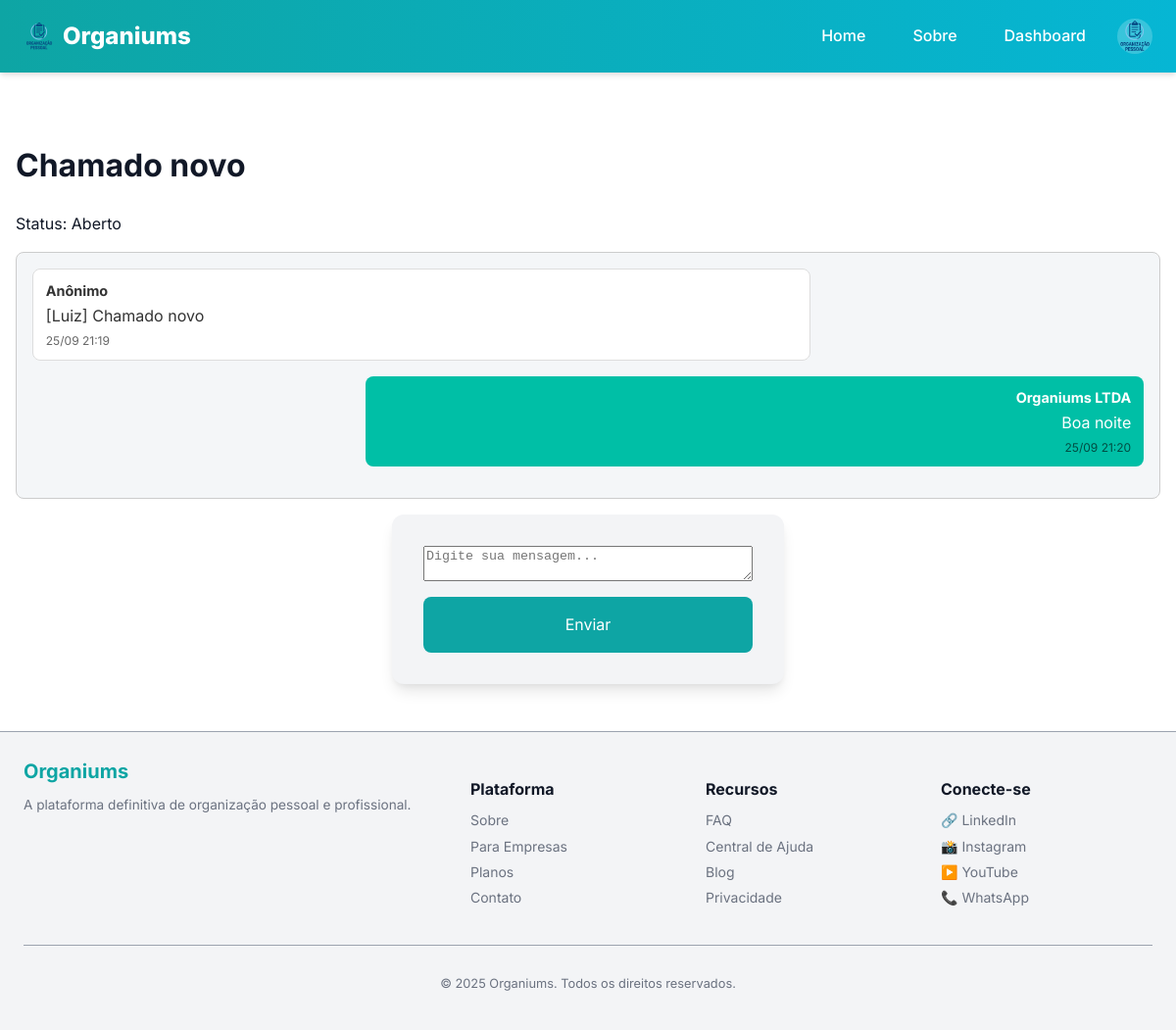
/ajuda/2 (signed in), run on the app's committed database.
### models.py (models this page shows, shortened)
class User(UserMixin, db.Model):
    __tablename__ = "user"
    id = db.Column(db.Integer, primary_key=True)
    username = db.Column(db.String(50), unique=True, index=True, nullable=False)
    name = db.Column(db.String(120), nullable=False)
    email = db.Column(db.String(120), unique=True, index=True, nullable=False)
    password_hash = db.Column(db.String(128))
    avatar = db.Column(db.String(200))
    role = db.Column(db.String(30), default="cliente", nullable=False)
    company_id = db.Column(db.Integer, db.ForeignKey('company.id'), nullable=True)

class Ticket(db.Model):
    id = db.Column(db.Integer, primary_key=True)
    titulo = db.Column(db.String(200), nullable=False)
    descricao = db.Column(db.Text, nullable=False)
    status = db.Column(db.String(20), default="Aberto")
    usuario_id = db.Column(db.Integer, db.ForeignKey('user.id'))
    criado_em = db.Column(db.DateTime, default=db.func.current_timestamp())
    atualizado_em = db.Column(db.DateTime, default=db.func.current_timestamp(), onupdate=db.func.current_timestamp())
    usuario = db.relationship('User', backref='tickets')

class Mensagem(db.Model):
    id = db.Column(db.Integer, primary_key=True)
    conteudo = db.Column(db.Text, nullable=False)
    criado_em = db.Column(db.DateTime, default=db.func.current_timestamp())
    ticket_id = db.Column(db.Integer, db.ForeignKey('ticket.id'))
    usuario_id = db.Column(db.Integer, db.ForeignKey('user.id'))
    usuario = db.relationship('User', backref='mensagens')
    ticket = db.relationship('Ticket', backref='mensagens')

### app/views.py (the view)
@bp.route('/ajuda/<int:ticket_id>', methods=['GET', 'POST'])
def ajuda_ticket(ticket_id):
    ticket = Ticket.query.get_or_404(ticket_id)
    if request.method == 'POST':
        conteudo = request.form.get('conteudo')
        nome = request.form.get('nome') if not current_user.is_authenticated else None
        if conteudo:
            msg = Mensagem(
                conteudo=f"[{nome}] {conteudo}" if nome else conteudo,
                ticket=ticket,
                usuario=current_user if current_user.is_authenticated else None
            )
            db.session.add(msg)
            db.session.commit()
            flash('Mensagem enviada!', 'success')
        else:
            register_log("Envio de mensagem via ticket de ajuda: falha, detalhes incompletos", status="fail")
        return redirect(url_for('app_bp.ajuda_ticket', ticket_id=ticket.id))
    else:
        register_log("Acesso à página de ticket de ajuda")
    return render_template('public/ajuda_ticket.html', ticket=ticket)

### app/utils.py (called while the page is built)
def register_log(action, status="ok"):
    user_id = current_user.id if current_user.is_authenticated else None
    ip_address = request.remote_addr
    log = Log(
        user_id=user_id,
        action=action,
        ip_address=ip_address,
        status=status
    )
    db.session.add(log)
    db.session.commit()

### manage.py (called while the page is built)
def create_app(config_object=None):
    app = Flask(__name__, template_folder='app/templates', static_folder='app/static')
    app.config.from_object(config_object or Config)
    db.init_app(app)
    migrate.init_app(app, db)
    login.init_app(app)
    from models import User
    @login.user_loader
    def load_user(user_id):
        return User.query.get(int(user_id))
    from app.views import bp as app_bp
    from api.views import bp as api_bp
    app.register_blueprint(app_bp)
    app.register_blueprint(api_bp, url_prefix='/api')
    app.config['MAX_CONTENT_LENGTH'] = 2 * 1024 * 1024
    register_error_handlers(app)
    @app.shell_context_processor
    def make_shell_context():
        return {'db': db, 'User': User}
    return app

### app/templates/public/ajuda_ticket.html (shortened to what this page needs)
{% extends 'base.html' %}
{% block content %}
<h1>{{ ticket.titulo }}</h1>
<p>Status: {{ ticket.status }}</p>
<div class="chat-box">
    {% for msg in ticket.mensagens %}
        <div class="chat-msg {% if current_user.is_authenticated and msg.usuario_id == current_user.id %}msg-self{% else %}msg-other{% endif %}">
            <div class="chat-author">{{ msg.usuario.name if msg.usuario else "Anônimo" }}</div>
            <div class="chat-text">{{ msg.conteudo }}</div>
            <div class="timestamp">{{ msg.criado_em.strftime('%d/%m %H:%M') }}</div>
        </div>
    {% endfor %}
</div>
<form method="POST">
    <textarea name="conteudo" placeholder="Digite sua mensagem..." required></textarea>
    <button type="submit">Enviar</button>
</form>
{% endblock %}

### app/templates/components/header.html (shortened to what this page needs)
<header class="site-header">
  <div class="header-wrap">
    <a class="brand" href="{{ url_for('app_bp.home') }}">
      <img class="brand-logo" src="{{ url_for('static', filename='img/logo.png') }}" alt="Organiums" width="32" height="32">
      Organiums
    </a>
    <nav class="desktop-nav">
      <a class="nav-link" href="{{ url_for('app_bp.home') }}">Home</a>
      <a class="nav-link" href="{{ url_for('app_bp.about') }}">Sobre</a>
      {% if current_user.is_authenticated %}
        <a class="nav-link" href="{{ url_for('app_bp.dashboard') }}">Dashboard</a>
        <div class="user-menu">
          {% if current_user.avatar %}
            <img src="{{ current_user.avatar }}" alt="Avatar de {{ current_user.name }}" width="32" height="32" class="user-avatar">
          {% else %}
            <div class="user-avatar placeholder-avatar">{{ current_user.name[0]|upper }}</div>
          {% endif %}
        </div>
      {% else %}
        <a class="nav-link" href="{{ url_for('app_bp.login') }}">Entrar</a>
        <a class="nav-link" href="{{ url_for('app_bp.register') }}">Cadastrar</a>
      {% endif %}
    </nav>
  </div>
</header>

### app/static/css/main.css (style rules this page uses)
* { box-sizing: border-box; }
body { font-family: var(--font-base); background: var(--bg); color: var(--fg); margin: 0; padding: 0; line-height: var(--line-height); }
button { background: var(--brand-primary); border: none; color: #fff; padding: var(--spacing-sm) var(--spacing-md); border-radius: var(--radius); cursor: pointer; transition: var(--transition); }
input, button { font: inherit; }

### app/static/css/vars.css (style rules this page uses)
:root { --bg: #ffffff; --fg: #111827; --bg-light: #f3f4f6; --muted: #6b7280; --muted-light: #9ca3af; --border: #e5e7eb; --surface: #ffffff; --brand-primary: #0ea5a4; --brand-secondary: #06b6d4; --brand-dark: #0d9488; --success: #10b981; --success-bg: #d1fae5; --danger: #ef4444; --danger-bg: #fee2e2; --warning: #f59e0b; --warning-bg: #fef3c7; --info: #3b82f6; --info-bg: #dbeafe; --font-base: 'Inter', system-ui, Arial, sans-serif; --font-alt: 'Inter', system-ui, Arial, sans-serif; --text-xs: 0.75rem; --text-sm: 0.875rem; --text-md: 1rem; --text-lg: 1.125rem; --text-xl: 1.25rem; --text-2xl: 1.5rem; --text-3xl: 1.875rem; --line-height: 1.6; --container-width: 1200px; --spacing-xs: 4px; --spacing-sm: 8px; --spacing-md: 16px; --spacing-lg: 24px; --spacing-xl: 32px; --spacing-2xl: 48px; --radius: 8px; --radius-lg: 12px; --radius-full: 9999px; --shadow: 0 4px 6px -1px rgba(0, 0, 0, 0.1), 0 2px 4px -1px rgba(0, 0, 0, 0.06); --shadow-md: 0 10px 15px -3px rgba(0, 0, 0, 0.1), 0 4px 6px -2px rgba(0, 0, 0, 0.05); --shadow-lg: 0 20px 25px -5px rgba(0, 0, 0, 0.1), 0 10px 10px -5px rgba(0, 0, 0, 0.04); --transition: all 0.3s ease; --modal-bg: var(--surface); --overlay-bg: rgba(0, 0, 0, 0.6); }

### app/static/css/components/header.css (style rules this page uses)
.site-header { background: linear-gradient(90deg, var(--brand-primary), var(--brand-secondary)); color: white; position: sticky; top: 0; z-index: 1000; box-shadow: var(--shadow); }
.header-wrap { max-width: var(--container-width); margin: 0 auto; display: flex; justify-content: space-between; align-items: center; padding: var(--spacing-md) var(--spacing-lg); }
.brand { font-weight: 800; color: white; text-decoration: none; font-size: 1.5rem; display: flex; align-items: center; gap: var(--spacing-sm); }
.brand-logo { height: 32px; width: auto; }
.desktop-nav { display: flex; align-items: center; gap: var(--spacing-md); }
.nav-link { color: white; text-decoration: none; font-weight: 500; padding: var(--spacing-sm) var(--spacing-md); border-radius: var(--radius); transition: var(--transition); position: relative; }
.nav-link::after { content: ''; position: absolute; bottom: 0; left: 50%; width: 0; height: 2px; background-color: white; transition: var(--transition); transform: translateX(-50%); }
.user-menu { display: flex; align-items: center; gap: var(--spacing-sm); position: relative; }
.user-avatar { width: 36px; height: 36px; border-radius: 50%; background-color: rgba(255, 255, 255, 0.2); display: flex; align-items: center; justify-content: center; font-weight: 600; cursor: pointer; }

### app/static/css/components/chat.css (style rules this page uses)
.chat-box { border: 1px solid #ccc; padding: 1rem; margin-bottom: 1rem; max-height: 400px; overflow-y: auto; background: #f4f6f8; border-radius: 8px; }
.chat-msg { margin-bottom: 1rem; padding: 0.6rem 0.8rem; border-radius: 8px; max-width: 70%; position: relative; word-wrap: break-word; }
.msg-self { background: #00bfa6; color: #fff; margin-left: auto; text-align: right; }
.msg-other { background: #fff; color: #333; margin-right: auto; border: 1px solid #ddd; }
.chat-author { font-weight: bold; margin-bottom: 0.2rem; font-size: 0.9rem; }
.chat-text { font-size: 1rem; line-height: 1.4; }
.timestamp { font-size: 0.75rem; color: rgba(0,0,0,0.6); margin-top: 0.3rem; display: block; }

### app/static/css/pages/public/ajuda.css (style rules this page uses)
form button { background: var(--brand-primary); color: white; padding: var(--spacing-sm) var(--spacing-md); border-radius: var(--radius); border: none; cursor: pointer; transition: var(--transition); }

### app/static/css/pages/auth/registro.css (style rules this page uses)
form { max-width: 500px; margin: 0 auto; padding: var(--spacing-xl); background: var(--bg-light); border-radius: var(--radius-lg); box-shadow: var(--shadow-md); display: flex; flex-direction: column; gap: var(--spacing-md); }
form button { background: var(--brand-primary); color: white; border: none; padding: var(--spacing-md); border-radius: var(--radius); cursor: pointer; font-size: 1rem; transition: var(--transition); }

### data on the page
User: avatar (picture)
Ticket: titulo "Chamado novo", status "Aberto"
Mensagem: usuario "Anônimo", conteudo "[Luiz] Chamado novo", criado_em "25/09 21:19"
Mensagem: usuario "Organiums LTDA", conteudo "Boa noite", criado_em "25/09 21:20"

### other printed values
{{ current_year|default(2025) }} "2025"
